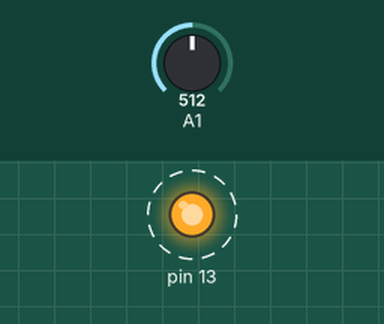
Bench run of a sketch on a simulated Arduino Uno, built with avr-gcc and run on an emulated ATmega328P. Shown: output pins drawn as LEDs (lit = HIGH). Dashed ring = blinking. The inputs (shaded band) are chosen by the test bench; at power-on: A1 = 512. What the sketch prints to the serial monitor is not drawn.

Above: at 0.2 s.
Timing chart, 0 to 3.0 s (numbered marks = the images above):
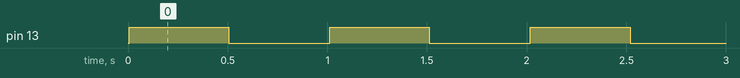

Measured:
- by itself, pin 13: alternates HIGH for 0.50 s and LOW for 0.51 s

The sketch:

ArduinoAcCurrentSensor.ino
```cpp
// (licence header left out)
#include "yhdc.h"

void setup()
{
 Serial.begin(115200);
 pinMode(13, OUTPUT);
}

void loop(){
 float ACCurrentValue = ACCurrentValue = readACCurrentValue(A1);
 Serial.println(ACCurrentValue);
 digitalWrite(13, HIGH);
 delay(500);
 digitalWrite(13, LOW);
 delay(500);
}
```

yhdc.cpp
```cpp
// (licence header left out)
#include "yhdc.h"
#include "Arduino.h"

const float Vref = 3300;
const int ACTectionRange = 20;

float readACCurrentValue(int ACPin){
  float ACCurrtntValue = 0;
  unsigned int peakVoltage = 0;
  unsigned int voltageVirtualValue = 0; //Vrms
  for (int i = 0; i < 5; i++){
   peakVoltage += analogRead(ACPin); //read peak voltage
   delay(1);
  }
  peakVoltage = peakVoltage / 5;
  voltageVirtualValue = peakVoltage * 0.707; //change the peak voltage to the Virtual Value of voltage

  // The circuit is amplified by 2 times, so it is divided by 2.
  // https://openenergymonitor.org/forum-archive/node/1186.html
  voltageVirtualValue = (voltageVirtualValue * Vref / 1024) / 2;

  ACCurrtntValue = voltageVirtualValue * ACTectionRange;

  return ACCurrtntValue/1000;
}
```

yhdc.h
```cpp
// (licence header left out)
#ifndef _YHDC_H
#define _YHDC_H

/* Vref:
 *     The referance voltage.
 */
extern const float Vref;


/* ACPin:
 *     THe Current Sensor Amp Rating.  (20A,30A,50A,100A)
 */
extern const int ACTectionRange;


/* readACCurrentValue()
 *    Pass in the analog pin number where the AC sensor interfaces with the microcontroler
 */
float readACCurrentValue(int ACPin);

#endif // _BASE64_H
```
